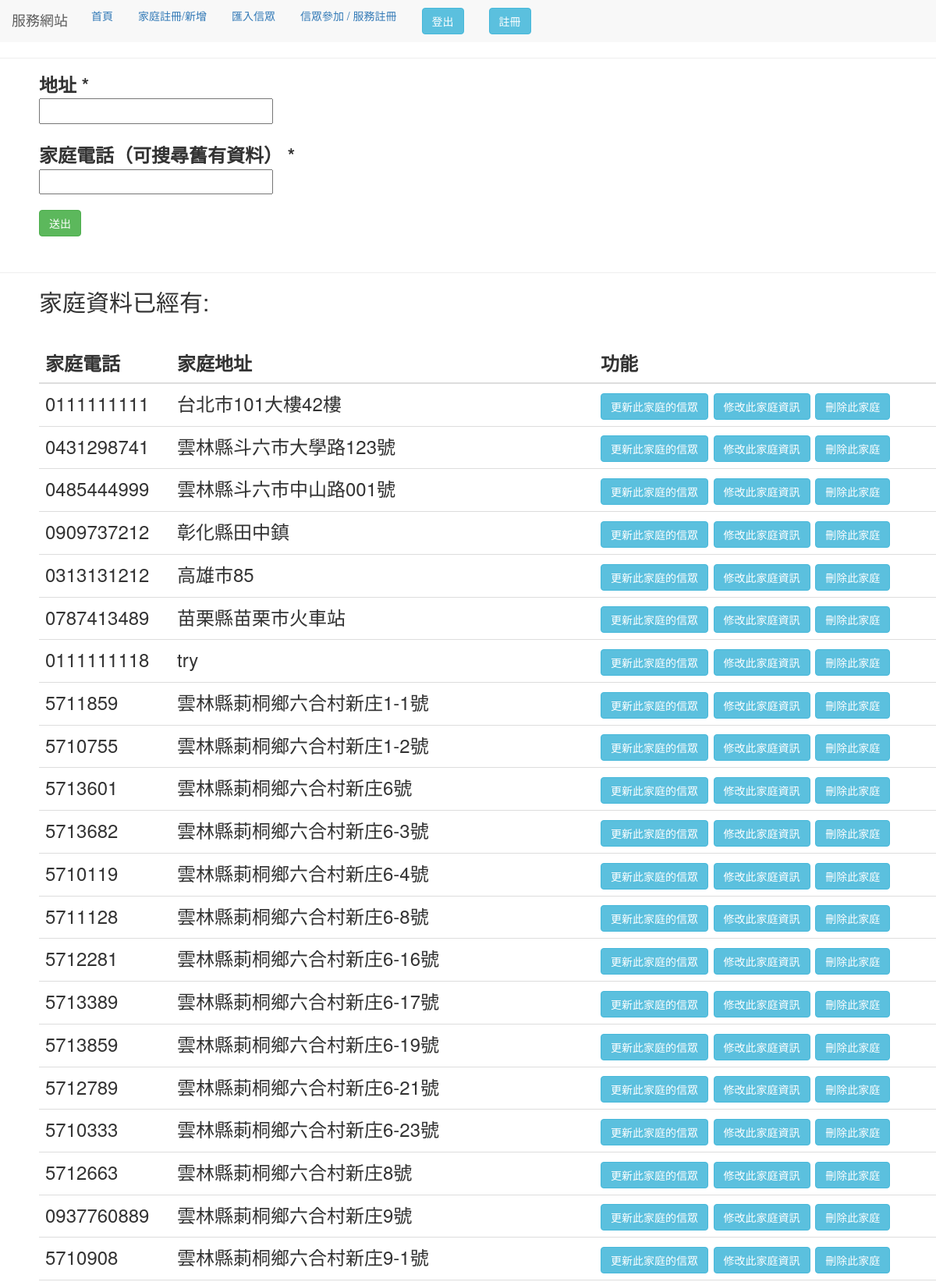
The page /home_register (signed in, upper part) on the database its author committed.
### use_app/models.py (models this page shows)
class Home(models.Model):
    address = models.CharField(verbose_name='地址', max_length=100)
    home_phone = models.CharField(verbose_name='家庭電話', max_length=100)
    class Meta:
        verbose_name_plural = '家庭資料庫'

### use_app/views.py (the view, shortened to what this page needs)
# urls.py: path('home_register', views.home_form),
@login_required(login_url='/use_login')
def home_form(request):
    form = homeform(request.POST or None)
    title_one = "家庭電話"
    title_two = "家庭地址"
    get_x = "家庭資料"
    get_all_data = Home.objects.all()  # 表單資料
    load_js = "home"
    context = locals()
    return render(request, "form.html", context)

### use_app/forms.py
class homeform(forms.Form):
    address = forms.CharField(label="地址")
    phone = forms.CharField(label="家庭電話",
                            validators=[
                                validators.RegexValidator(
                                    "(^\d{2}-?\d{3}-?\d{4}$)|(^\d{10}$)",
                                    message='請輸入正確格式的電話號碼！')
                            ])

### templates/form.html (shortened to what this page needs)
{% extends "base.html" %}
{% block form %}
{% load crispy_forms_tags %}
<head>
    <link rel="stylesheet" href="//code.jquery.com/ui/1.12.1/themes/base/jquery-ui.css">
</head>
<body>
    <div style="margin-left:50px;">
        <form method='POST' enctype="multipart/form-data" novalidate>
            <div class="col-6">
                <label for="id_address" class="control-label requiredField">
                    地址
                    <span class="asteriskField">*</span>
                </label>
                <br/>
                {{form.address}}
                <br/><br/>
                <label for="id_phone" class="control-label requiredField">
                    家庭電話（可搜尋舊有資料）
                    <span class="asteriskField">*</span>
                </label>
                <br/>
                {{form.phone}}
            </div>
            <input type="submit" class="btn btn-success" value="送出" style="margin-top:20px">
        </form>
    </div>
    <br>
    <hr>
    <div style="margin-left:50px;">
        <h2>{{ get_x }}已經有:</h2>
        {% if get_all_data.all %}
        <br>
        <table class="table" id="data_table">
            <thead>
                <tr>
                    <th scope="col">{{title_one}}</th>
                    <th scope="col">{{title_two}}</th>
                    <th scope="col">功能</th>
                </tr>
            </thead>
            <tbody>
                {% for c in get_all_data.all %}
                <tr>
                    {% if c.home_phone %}
                    <td id="{{c.home_phone}}"> {{ c.home_phone }} </td>
                    {% endif %} {% if c.address %}
                    <td id="{{c.address}}"> {{ c.address }} </td>
                    {% endif %}
                    <td><a href="home/{{c.pk}}"><button class="btn btn-info fix">更新此家庭的信眾</button></a>
                        <button class="btn btn-info fix" value="{{c.address}}/{{c.home_phone }}">修改此家庭資訊 </button>
                        <button class="btn btn-info del" value="{{c.home_phone}}">刪除此家庭 </button> </td>
                </tr>
                {% endfor %}
            </tbody>
        </table>
        {% else %}
        <p>無資料</p>
        {% endif %}
    </div>
</body>
{% endblock %}

### rows shown on the page
Home: home_phone "0111111111", address "台北市101大樓42樓"
Home: home_phone "0431298741", address "雲林縣斗六市大學路123號"
Home: home_phone "0485444999", address "雲林縣斗六市中山路001號"
Home: home_phone "0909737212", address "彰化縣田中鎮"
Home: home_phone "0313131212", address "高雄市85"
Home: home_phone "0787413489", address "苗栗縣苗栗市火車站"
Home: home_phone "0111111118", address "try"
Home: home_phone "5711859", address "雲林縣莿桐鄉六合村新庄1-1號"
Home: home_phone "5710755", address "雲林縣莿桐鄉六合村新庄1-2號"
Home: home_phone "5713601", address "雲林縣莿桐鄉六合村新庄6號"
Home: home_phone "5713682", address "雲林縣莿桐鄉六合村新庄6-3號"
Home: home_phone "5710119", address "雲林縣莿桐鄉六合村新庄6-4號"
Home: home_phone "5711128", address "雲林縣莿桐鄉六合村新庄6-8號"
Home: home_phone "5712281", address "雲林縣莿桐鄉六合村新庄6-16號"
Home: home_phone "5713389", address "雲林縣莿桐鄉六合村新庄6-17號"
Home: home_phone "5713859", address "雲林縣莿桐鄉六合村新庄6-19號"
Home: home_phone "5712789", address "雲林縣莿桐鄉六合村新庄6-21號"
Home: home_phone "5710333", address "雲林縣莿桐鄉六合村新庄6-23號"
Home: home_phone "5712663", address "雲林縣莿桐鄉六合村新庄8號"
Home: home_phone "0937760889", address "雲林縣莿桐鄉六合村新庄9號"
Home: home_phone "5710908", address "雲林縣莿桐鄉六合村新庄9-1號"

### other values the page prints
{{ get_x }} "家庭資料"
{{ title_one }} "家庭電話"
{{ title_two }} "家庭地址"
